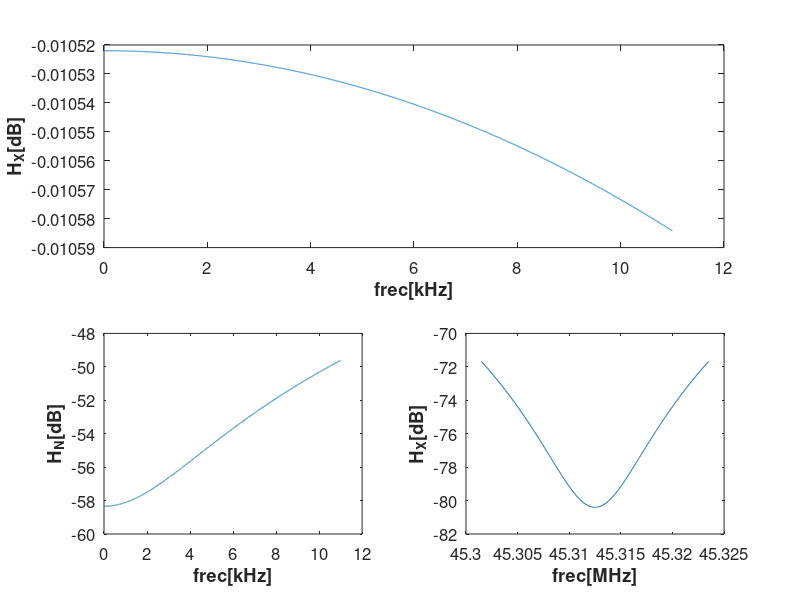

MATLAB code to generate this figure:
fp=4.3307e3;%frec. de corte
fs=45.3125e6;%frec. de sampling
% 150k 470p+20p=490p, al hacer superposición quedan 2 de 150k en paralelo
wp=2*pi*fp;
Trc=1/wp;%constante de tiempo filtro
%Trc=10;
Ts=1/fs;
H=@(f) 1/2./(1+1j*2*pi*Trc*f);
%H=@(f) 1./(1i*2*pi*Trc*f);
%G=abs(1/feval(H,fs/2));
G=1650;
%G=3.3/3e-3;
Heq=@(f) 1/2 * (1-exp(-Ts/Trc))./(1-exp(-Ts/Trc)*exp(-1i*2*pi*f*Ts));
%Heq=@(f) 1/2 * (1-exp(-Ts/Trc))./(exp(1i*2*pi*f*Ts)-exp(-Ts/Trc));
%Heq=@(f) exp(-1i*2*pi*f*Ts)./(1-exp(-1i*2*pi*f*Ts));
Fs=0:2000:fs;
Fp=0:1:11000;
Fa=fs-11000:1:fs+11000;

%figure(5);
%plot(Fp,20*log10( abs( feval(Heq,Fp) ) ) );

Hn=@(f) 1./(1+G*feval(Heq,f));
Hx=@(f) G*feval(H,f).*feval(Hn,f);
figure(1);
subplot(2,2,[1,2]);
plot(Fp/1000,20/log(10)*log( abs( feval(Hx,Fp) ) ) );
xlabel('frec[kHz]','FontSize',12,'FontWeight','bold');
ylabel('H_X[dB]','FontSize',12,'FontWeight','bold');
set(gca,'fontsize',12);
subplot(223);
plot(Fp/1000,20/log(10)*log( abs( feval(Hn,Fp) ) ) );
xlabel('frec[kHz]','FontSize',12,'FontWeight','bold');
ylabel('H_N[dB]','FontSize',12,'FontWeight','bold');
set(gca,'fontsize',12);
subplot(224);
plot(Fa/1e6,20/log(10)*log( abs( feval(Hx,Fa) ) ) );
xlabel('frec[MHz]','FontSize',12,'FontWeight','bold');
ylabel('H_X[dB]','FontSize',12,'FontWeight','bold');
set(gca,'fontsize',12);
%figure(2);
%plot(Fp,20/log(10)*log( abs( feval(Hn,Fp) ) ) );
%figure(3);
%plot(Fs,20/log(10)*log( abs( feval(Hx,Fs) ) ) );
%figure(4);
%plot(Fs,20/log(10)*log( abs( feval(Hn,Fs) ) ) );

int= integral(@(f) abs(feval(Hn,f)).^2,0,fp);
int
(min(abs(feval(Hx,Fp))))^2
SQNR= (min(abs(feval(Hx,Fp))))^2/(1.65^2*int/12/11e3);
10*log(SQNR)/log(10)
(ans-1.76)/6.02
